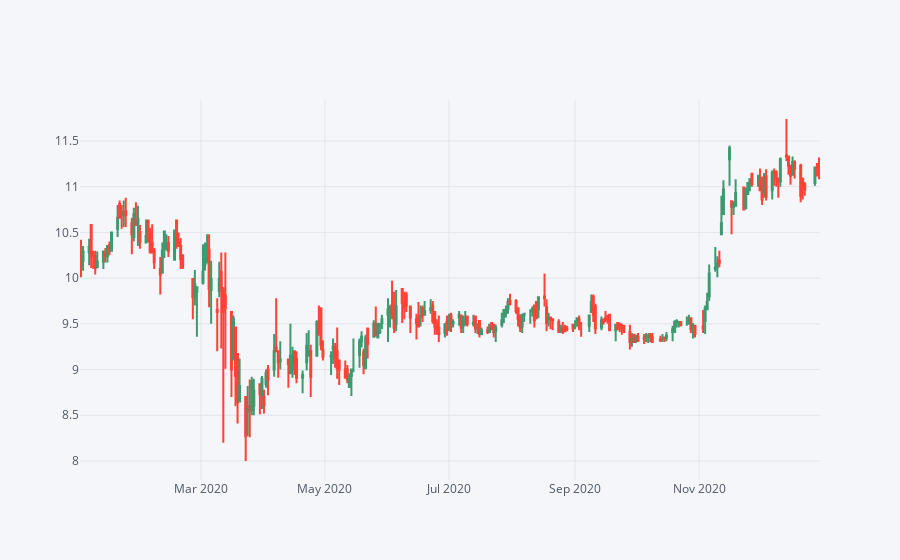

Notebook source saved alongside this figure:
### Code cell
# Gráfico de candle

df.loc['2020'].iplot(kind='candle')

### Figure 1 — Plotly figure (JSON) as saved in the notebook; plotly's stock layout.template omitted (floating-point values rounded to 4 significant figures; data arrays with more than 128 entries replaced by an {"elided": "..."} marker saying what was removed)
{"data": [{"close": {"elided": "248 float values"}, "high": {"elided": "248 float values"}, "low": {"elided": "248 float values"}, "open": {"elided": "248 float values"}, "showlegend": false, "type": "candlestick", "x": {"elided": "248 str values"}, "yaxis": "y2"}], "layout": {"legend": {"bgcolor": "#F5F6F9", "font": {"color": "#4D5663"}}, "paper_bgcolor": "#F5F6F9", "plot_bgcolor": "#F5F6F9", "title": {"font": {"color": "#4D5663"}}, "xaxis": {"gridcolor": "#E1E5ED", "rangeslider": {"visible": false}, "showgrid": true, "tickfont": {"color": "#4D5663"}, "title": {"font": {"color": "#4D5663"}, "text": ""}, "zerolinecolor": "#E1E5ED"}, "yaxis": {"gridcolor": "#E1E5ED", "showgrid": true, "showticklabels": false, "tickfont": {"color": "#4D5663"}, "title": {"font": {"color": "#4D5663"}, "text": ""}, "zerolinecolor": "#E1E5ED"}, "yaxis2": {"gridcolor": "#E1E5ED", "showgrid": true, "tickfont": {"color": "#4D5663"}, "title": {"font": {"color": "#4D5663"}, "text": ""}, "zerolinecolor": "#E1E5ED"}}}
